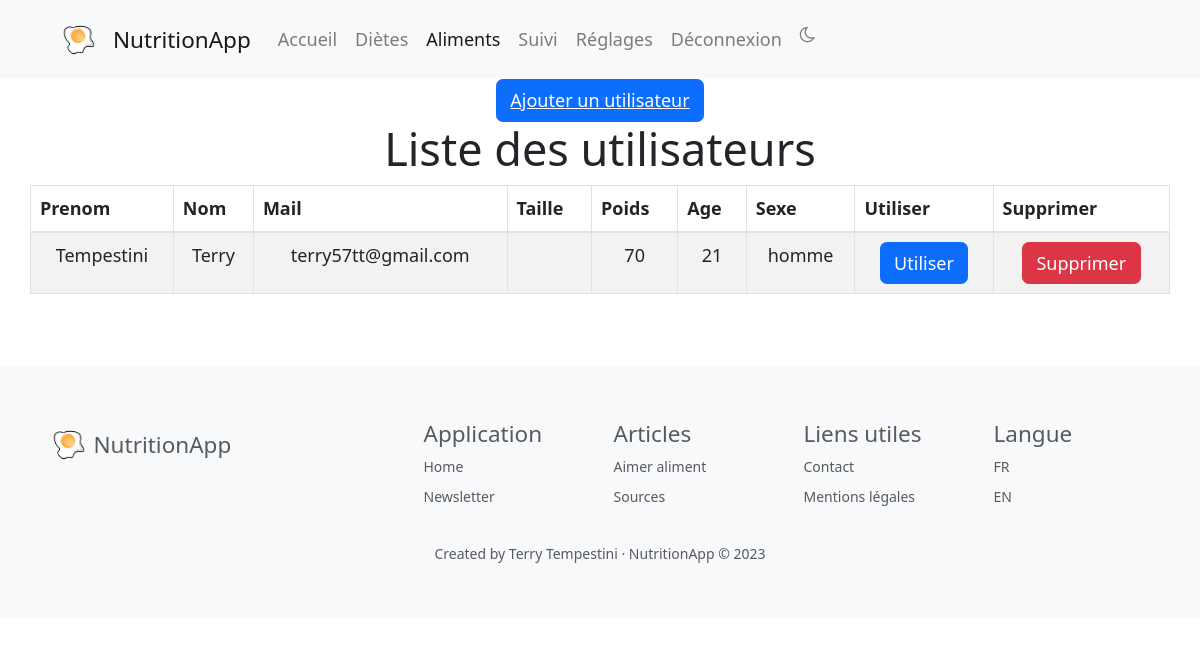
Page /t (signed in) on the committed database.
### models/Utilisateur.py (models this page shows, shortened)
class Utilisateur(db.Model):
    id = db.Column(db.Integer, primary_key=True)
    nom = db.Column(db.String(255), nullable=True)
    prenom = db.Column(db.String(255), nullable=True)
    mail = db.Column(db.String(255), nullable=True)
    mdp = db.Column(db.String(255), nullable=True)
    age = db.Column(db.Integer, nullable=True)
    taille = db.Column(db.Integer, nullable=True)
    poids = db.Column(db.Integer, nullable=True)
    sexe = db.Column(db.String(255), nullable=True)
    objectif = db.Column(db.Integer, nullable=True) # 0 = sèche, 1 = maintien, 2 = prise de masse
    activite = db.Column(db.Integer, nullable=True) # 0 = sédentaire, 1 = légère, 2 = modérée, 3 = intense...
    diete = db.Column(db.Integer, db.ForeignKey('diete.id'))
    reset_token = db.Column(db.String(255), nullable=True)
    reset_token_expiration = db.Column(db.DateTime, nullable=True)
    diete_obj = db.relationship('Diete', backref=db.backref('utilisateurs'), foreign_keys=[diete])
    @staticmethod
    def get_all():
        return Utilisateur.query.order_by(Utilisateur.nom).all()

### controllers/admin.py (the view)
@app.route('/t', methods=['GET', 'POST'])
def t():
    diete = Diete.get_by_id(1)
    all_users = Utilisateur.get_all()
    return render_template('aliment/test.html', diete=diete, all_users=all_users)

### models/Diete.py (called while the page is built)
    def get_by_id(id):
        return Diete.query.get(id)

### setup_flask.py (called while the page is built)
@login_manager.user_loader
def load_user(user_id):
    return Utilisateur.query.get(int(user_id))

### templates/aliment/test.html
{% extends 'base.html' %}
{% block content %}
{% set page = 'aliments' %}
{% set place = ["accueil"] %}
{% with breadcrumb=place %}
    {% include "navbar.html" %}
{% endwith %}
<link rel="stylesheet" href="{{ url_for('static', filename='css/pages.css') }}">
<div class="container">
    <div class="row">
        <div class="col-md-12 text-center">
            <button type="button" class="btn btn-primary"><a href="{{ url_for('controllers.new_user') }}" class="text-white">Ajouter un utilisateur</a></button>
        </div>
        <div class="col-md-12">
            <h1 class="text-center">Liste des utilisateurs</h1>
        </div>
        <table class="table table-striped table-bordered">
            <thead>
                <tr>
                    <th scope="col">Prenom</th>
                    <th scope="col">Nom</th>
                    <th scope="col">Mail</th>
                    <th scope="col">Taille</th>
                    <th scope="col">Poids</th>
                    <th scope="col">Age</th>
                    <th scope="col">Sexe</th>
                    <th scope="col">Utiliser</th>
                    <th scope="col">Supprimer</th>
                </tr>
            </thead>
            <tbody>
                {% for user in all_users %}
                    <tr>
                        <td>{{ user.nom }}</td>
                        <td>{{ user.prenom }}</td>
                        <td>{{ user.mail }}</td>
                        <td>{{ user.tour_taille }}</td>
                        <td>{{ user.poids }}</td>
                        <td>{{ user.age }}</td>
                        <td>{{ user.sexe }}</td>
                        <td><a href="{{ url_for('controllers.use', id=user.id) }}" class="btn btn-primary">Utiliser</a></td>
                        <td><a href="{{ url_for('controllers.delete_user', id=user.id) }}" class="btn btn-danger">Supprimer</a></td>
                    </tr>
                {% endfor %}
            </tbody>
        </table>
    </div>
</div>
{% endblock %}

### static/css/base.css (style rules this page uses)
html { font-family: 'Roboto', sans-serif; line-height: 1.5; color: #333; background-color: #fff; font-size: 18px; }

### static/css/pages.css (style rules this page uses)
.table td { text-align: center; }

### static/css/pages_dark.css (style rules this page uses)
body { background-color: #333; }
.table td { text-align: center; }

### rows in the picture
Utilisateur: nom "Tempestini", prenom "Terry", mail "terry57tt@gmail.com", poids "70", age "21", sexe "homme"
